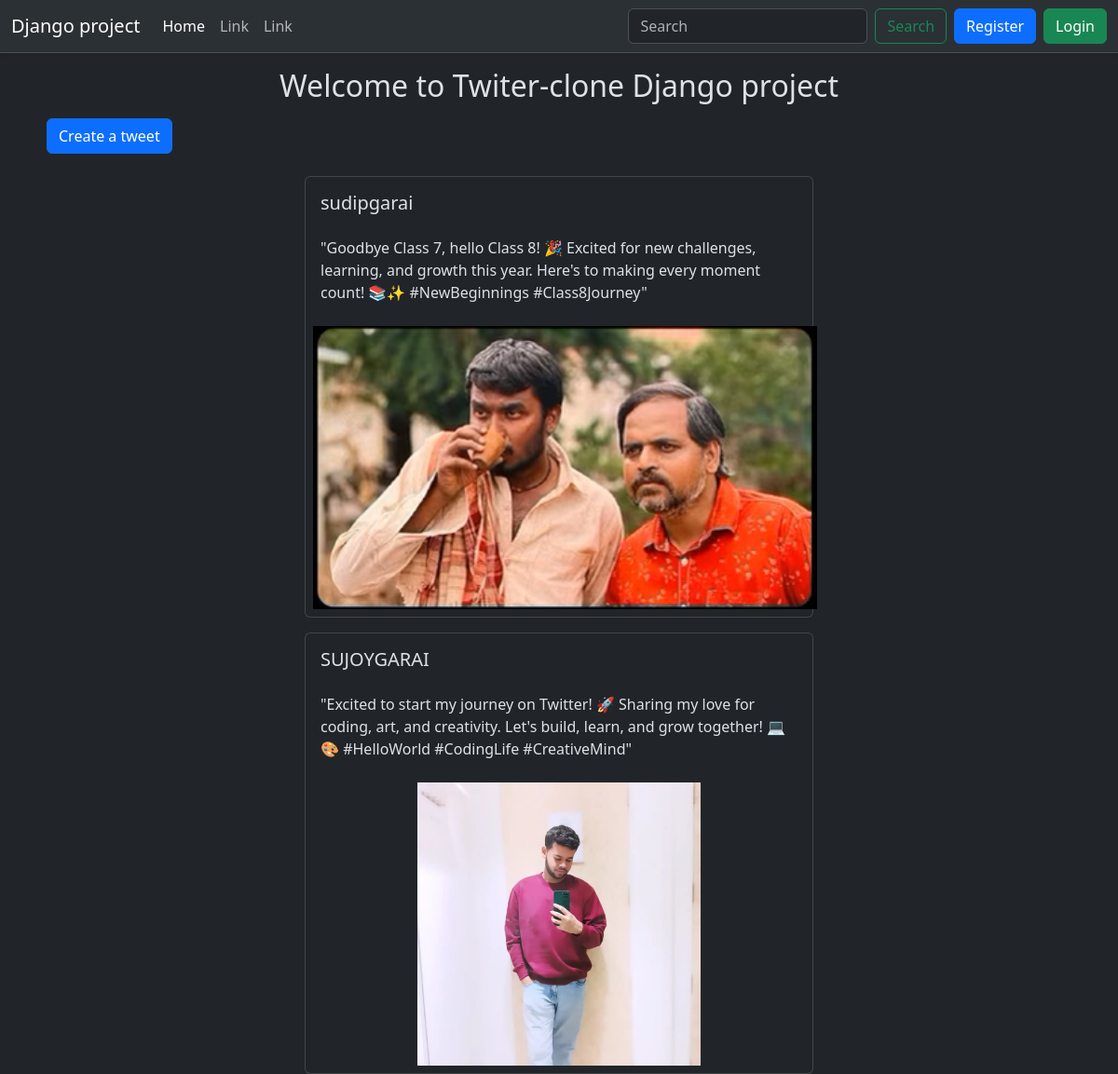
Page /tweet/ on the earlier database version.
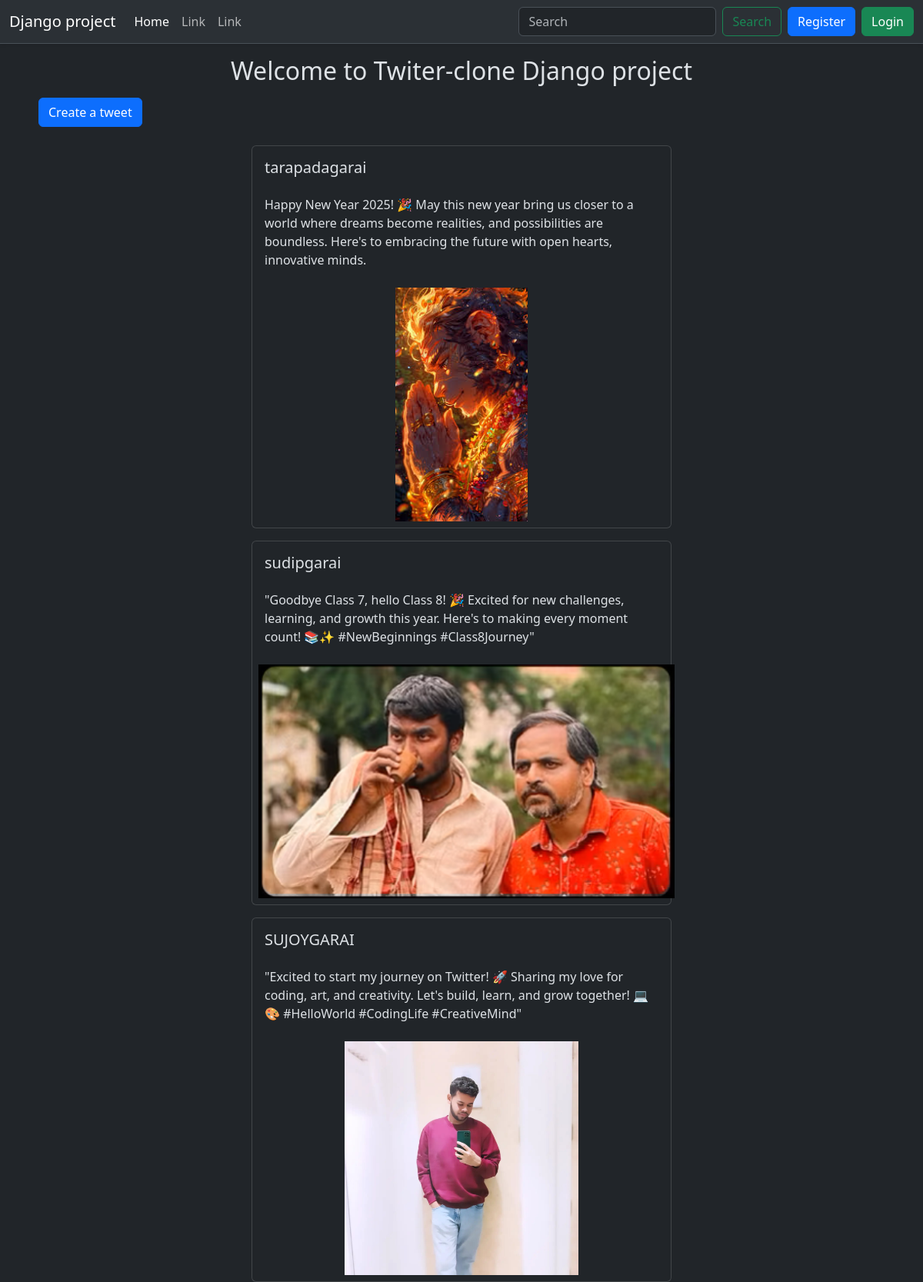
Same page on the later database version.
### tweet/models.py (models this page shows, shortened)
class Tweet(models.Model):
    user = models.ForeignKey(User, on_delete=models.CASCADE)
    text = models.TextField(max_length=240)
    photo = models.ImageField(upload_to='photos/', blank=True, null=True)
    created_at = models.DateTimeField(auto_now_add=True)
    updated_at = models.DateTimeField(auto_now=True)

### tweet/views.py (the view)
# urls.py: path('', views.tweet_list, name='tweet_list'),
def tweet_list(request):
    tweets = Tweet.objects.all().order_by('-created_at')
    return render(request, 'tweet_list.html', {'tweets': tweets})

### tweet/templates/tweet_list.html (shortened to what this page needs)
{% extends "base.html" %}
{% block content %}
    <div class="menupart p-2">
        <h2 class="text-center p-2">Welcome to Twiter-clone Django project</h2>
        <a class="btn btn-primary mb-3" href="{% url 'tweet_create' %}">Create a tweet</a>
    </div>
    <div class="container" style="display: flex; flex-wrap: wrap; gap: 1rem;">
        {% for tweet in tweets %}
            <div class="card custom-card m-auto tweet-card" style="width: 50%;">
                <div class="card-body">
                    <div class="d-flex align-items-center justify-content-between">
                        <h5 class="card-title">{{tweet.user.username}}</h5>
                    </div>
                    <p class="card-text mt-3">{{tweet.text}}</p>
                </div>
                {% if tweet.photo %}
                <div class="imgbox" style="height: 20rem; width: auto; object-fit: cover; margin: auto;">
                    <img src="{{tweet.photo.url}}" class="card-img-bottom p-2" alt="..." style="height: 100%; width: auto; object-fit: cover; margin: auto;">
                </div>
                {% endif %}
            </div>
        {% endfor %}
    </div>
{% endblock %}

### templates/base.html (shortened to what this page needs)
{% load static %}
<!DOCTYPE html>
<html lang="en" data-bs-theme="dark">
<head>
    <link href="https://cdn.jsdelivr.net/npm/bootstrap@5.3.3/dist/css/bootstrap.min.css" rel="stylesheet">
</head>
<body>
    <nav class="navbar navbar-expand-lg bg-body-tertiary position-sticky top-0 shadow-sm z-3 border-bottom border-1">
        <div class="container-fluid">
          <a class="navbar-brand" href="#">Django project</a>
          <div class="collapse navbar-collapse" id="navbarTogglerDemo03">
            <ul class="navbar-nav me-auto mb-2 mb-lg-0">
              <li class="nav-item">
                <a class="nav-link active" aria-current="page" href="{% url 'tweet_list' %}">Home</a>
              </li>
              <li class="nav-item">
                <a class="nav-link" href="#">Link</a>
              </li>
              <li class="nav-item">
                <a class="nav-link" href="#">Link</a>
              </li>
            </ul>
            <form class="d-flex" role="search">
              <input class="form-control me-2" type="search" placeholder="Search" aria-label="Search">
              <button class="btn btn-outline-success" type="submit">Search</button>
            </form>
            {% if user.is_authenticated %}
              <form method="post" action="{% url 'logout' %}">
                {% csrf_token %}
                <a class="btn btn-outline-primary mx-2 mx-0" href="{% url 'tweet_create' %}">Create a tweet</a>
                <button class="btn btn-outline-danger mx-0" type="submit">Logout</button>
              </form>
            {% else %}
            <a href="{% url 'register' %}" class="btn btn-primary mx-2">Register</a>
            <a href="{% url 'login' %}" class="btn btn-success mx-0">Login</a>
            {% endif %}
          </div>
        </div>
      </nav>
    <div class="container">
        {% block content %}
        {% endblock %}
    </div>
</body>
</html>

Differences in the rows shown:
added Tweet: user.username "tarapadagarai", text "Happy New Year 2025! 🎉 May this new year bring us closer to a world where dreams become realities, and possibilities are boundless. Here's to embracing the future with open hearts, innovative minds.", photo (picture)
